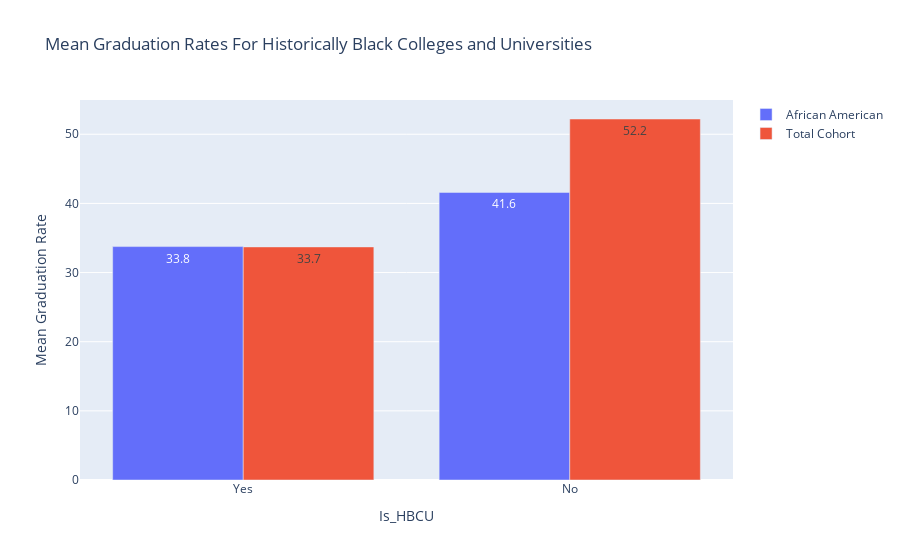

Notebook code for this chart:
### Code cell
hbcu_fig.show()

### Figure 1 — Plotly figure (JSON) as saved in the notebook; plotly's stock layout.template omitted (floating-point values rounded to 4 significant figures)
{"data": [{"name": "African American", "text": [33.8, 41.6], "type": "bar", "x": ["Yes", "No"], "y": [33.76, 41.59]}, {"name": "Total Cohort", "text": [33.7, 52.2], "type": "bar", "x": ["Yes", "No"], "y": [33.71, 52.21]}], "layout": {"autosize": true, "title": {"text": "Mean Graduation Rates For Historically Black Colleges and Universities"}, "xaxis": {"autorange": true, "range": [-0.5, 1.5], "title": {"text": "Is_HBCU"}, "type": "category"}, "yaxis": {"autorange": true, "range": [0, 54.95], "title": {"text": "Mean Graduation Rate"}, "type": "linear"}}}
